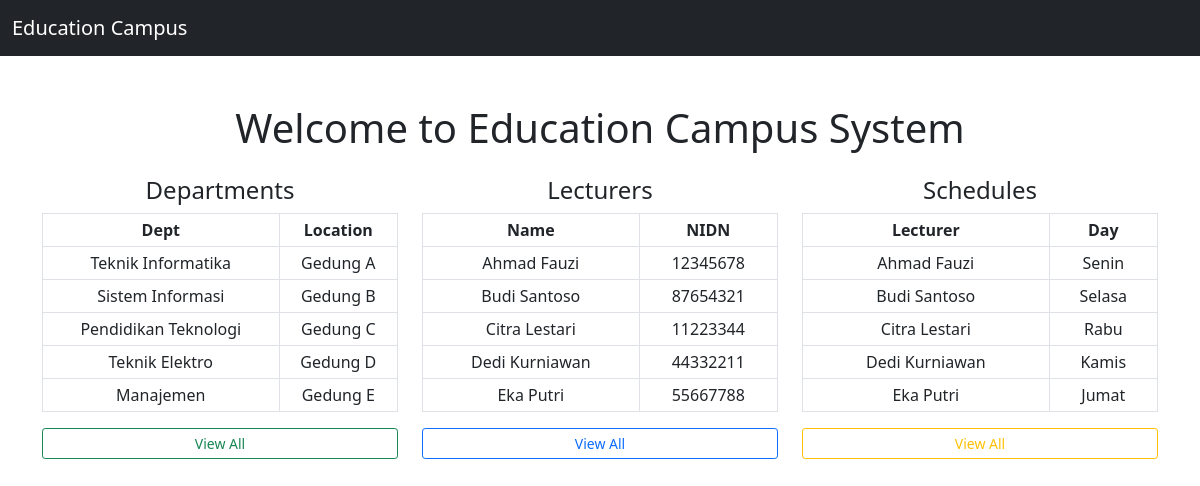
The page /tp_mvc25/index.php on the database its author committed.
### tables this page shows
CREATE TABLE departments (
    id INT AUTO_INCREMENT PRIMARY KEY,
    department_name VARCHAR(100) NOT NULL,
    location VARCHAR(100) NOT NULL,
    email VARCHAR(100) NOT NULL
);

CREATE TABLE lecturers (
    id INT AUTO_INCREMENT PRIMARY KEY,
    name VARCHAR(100) NOT NULL,
    nidn VARCHAR(50) NOT NULL,
    phone VARCHAR(20) NOT NULL,
    join_date DATE NOT NULL,
    department_id INT,
    FOREIGN KEY (department_id) REFERENCES departments(id)
);

CREATE TABLE schedules (
    id INT AUTO_INCREMENT PRIMARY KEY,
    lecturer_id INT NOT NULL,
    day VARCHAR(20) NOT NULL,
    time_start TIME NOT NULL,
    time_end TIME NOT NULL,
    FOREIGN KEY (lecturer_id) REFERENCES lecturers(id)
);

### tp_mvc25/models/DB.php (called while the page is built, shortened)
<?php
class DB
{
    protected $db_host;
    protected $db_user;
    protected $db_pass;
    protected $db_name;
    protected $db_link;
    protected $result;
    public function __construct($db_host, $db_user, $db_pass, $db_name)
    {
        $this->db_host = $db_host;
        $this->db_user = $db_user;
        $this->db_pass = $db_pass;
        $this->db_name = $db_name;
    }
    public function open()
    {
        $this->db_link = mysqli_connect(
            $this->db_host,
            $this->db_user,
            $this->db_pass,
            $this->db_name
        );
    }
    public function execute($query)
    {
        $this->result = mysqli_query($this->db_link, $query);
        return $this->result;
    }
    public function getResult()
    {
        return mysqli_fetch_assoc($this->result);
    }
    public function close()
    {
        if ($this->db_link && $this->db_link instanceof mysqli) {
            $this->db_link = null;
        }
    }
}

### tp_mvc25/models/Departments.php (called while the page is built, shortened)
<?php
include_once("DB.php");
class Departments extends DB
{
    function getAll()
    {
        $query = "SELECT * FROM departments";
        $this->execute($query);
        $data = [];
        while ($row = $this->getResult()) {
            $data[] = $row;
        }
        return $data;
    }
}

### tp_mvc25/models/Lecturers.php (called while the page is built, shortened)
<?php
include_once("DB.php");
class Lecturers extends DB
{
    function getAll()
    {
        $query = "SELECT l.*, d.department_name
                  FROM lecturers l
                  LEFT JOIN departments d ON l.department_id = d.id";
        $this->execute($query);
        $data = [];
        while ($row = $this->getResult()) {
            $data[] = $row;
        }
        return $data;
    }
}

### tp_mvc25/models/Schedules.php (called while the page is built, shortened)
<?php
include_once("DB.php");
class Schedules extends DB
{
    function getAll()
    {
        $query = "SELECT s.*, l.name AS lecturer_name
                  FROM schedules s
                  JOIN lecturers l ON s.lecturer_id = l.id";
        $this->execute($query);
        $data = [];
        while ($row = $this->getResult()) {
            $data[] = $row;
        }
        return $data;
    }
}

### tp_mvc25/index.php (the view, shortened to what this page needs)
<?php
include_once "models/DB.php";
include_once "models/Departments.php";
include_once "models/Lecturers.php";
include_once "models/Schedules.php";
include_once "views/Template.php";
$depModel = new Departments("localhost","root","","tp_mvc25");
$lecModel = new Lecturers("localhost","root","","tp_mvc25");
$schModel = new Schedules("localhost","root","","tp_mvc25");
$departments = $depModel->getAll();
$lecturers   = $lecModel->getAll();
$schedules   = $schModel->getAll();
$depRows = "";
foreach ($departments as $d) {
    $depRows .= "<tr>
                    <td>{$d['department_name']}</td>
                    <td>{$d['location']}</td>
                 </tr>";
}
$lecRows = "";
foreach ($lecturers as $l) {
    $lecRows .= "<tr>
                    <td>{$l['name']}</td>
                    <td>{$l['nidn']}</td>
                 </tr>";
}
$schRows = "";
foreach ($schedules as $s) {
    $schRows .= "<tr>
                    <td>{$s['lecturer_name']}</td>
                    <td>{$s['day']}</td>
                 </tr>";
}
?>

### tp_mvc25/views/Template.php (shortened to what this page needs)
<?php
class Template
{
    var $content = '';
    function __construct($filename = '')
    {
        $path = __DIR__ . "/../templates/" . $filename;
        $this->content = implode('', file($path));
    }
    function clear()
    {
        $this->content = preg_replace("/DATA_[A-Z|_|0-9]+/", "", $this->content);
    }
    function write()
    {
        print $this->content;
    }
    function replace($old = '', $new = '')
    {
        if (is_int($new)) {
            $value = sprintf("%d", $new);
        } elseif (is_float($new)) {
            $value = sprintf("%f", $new);
        } elseif (is_array($new)) {
            $value = '';
            foreach ($new as $item) {
                $value .= $item . ' ';
            }
        } else {
            $value = $new;
        }
        $this->content = preg_replace("/$old/", $value, $this->content);
    }
}

### rows shown on the page
departments: department_name "Teknik Informatika", location "Gedung A"
departments: department_name "Sistem Informasi", location "Gedung B"
departments: department_name "Pendidikan Teknologi", location "Gedung C"
departments: department_name "Teknik Elektro", location "Gedung D"
departments: department_name "Manajemen", location "Gedung E"
lecturers: name "Ahmad Fauzi", nidn "12345678"
lecturers: name "Budi Santoso", nidn "87654321"
lecturers: name "Citra Lestari", nidn "11223344"
lecturers: name "Dedi Kurniawan", nidn "44332211"
lecturers: name "Eka Putri", nidn "55667788"
schedules: lecturer.name "Ahmad Fauzi", day "Senin"
schedules: lecturer.name "Budi Santoso", day "Selasa"
schedules: lecturer.name "Citra Lestari", day "Rabu"
schedules: lecturer.name "Dedi Kurniawan", day "Kamis"
schedules: lecturer.name "Eka Putri", day "Jumat"

### other values the page prints
$this->content "Education Campus Welcome to Education Campus System Departments Dept Location View All Lecturers Name NIDN View All Schedules Lecturer Day View All"
